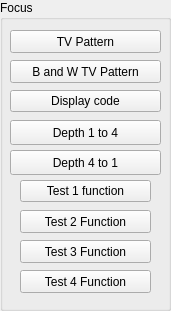
   <widget class="QGroupBox" name="groupBoxFocus">
    <property name="geometry">
     <rect>
      <x>770</x>
      <y>570</y>
      <width>171</width>
      <height>311</height>
     </rect>
    </property>
    <property name="title">
     <string>Focus</string>
    </property>
    <widget class="QPushButton" name="pushButtonTVPattern">
     <property name="geometry">
      <rect>
       <x>10</x>
       <y>30</y>
       <width>151</width>
       <height>23</height>
      </rect>
     </property>
     <property name="toolTip">
      <string>&lt;html&gt;&lt;head/&gt;&lt;body&gt;&lt;p&gt;Displays a color TV pattern  16x12 on 4 bytes&lt;/p&gt;&lt;/body&gt;&lt;/html&gt;</string>
     </property>
     <property name="text">
      <string>TV Pattern</string>
     </property>
    </widget>
    <widget class="QPushButton" name="pushButtonBWTVPattern">
     <property name="geometry">
      <rect>
       <x>10</x>
       <y>60</y>
       <width>151</width>
       <height>23</height>
      </rect>
     </property>
     <property name="toolTip">
      <string>&lt;html&gt;&lt;head/&gt;&lt;body&gt;&lt;p&gt;Displays a black and white TV pattern 16x12 on 1 byte (384 format)&lt;/p&gt;&lt;/body&gt;&lt;/html&gt;</string>
     </property>
     <property name="text">
      <string>B and W TV Pattern</string>
     </property>
    </widget>
    <widget class="QPushButton" name="pushButtonDisplayCode">
     <property name="geometry">
      <rect>
       <x>10</x>
       <y>90</y>
       <width>151</width>
       <height>22</height>
      </rect>
     </property>
     <property name="toolTip">
      <string>&lt;html&gt;&lt;head/&gt;&lt;body&gt;&lt;p&gt;Provides the hex code of the image in the &amp;quot;Focus&amp;quot; tab&lt;/p&gt;&lt;/body&gt;&lt;/html&gt;</string>
     </property>
     <property name="text">
      <string>Display code</string>
     </property>
    </widget>
    <widget class="QPushButton" name="pushButtonTest1">
     <property name="geometry">
      <rect>
       <x>20</x>
       <y>180</y>
       <width>131</width>
       <height>22</height>
      </rect>
     </property>
     <property name="toolTip">
      <string>&lt;html&gt;&lt;head/&gt;&lt;body&gt;&lt;p&gt;Testing a function under development&lt;/p&gt;&lt;/body&gt;&lt;/html&gt;</string>
     </property>
     <property name="text">
      <string>Test 1 function</string>
     </property>
    </widget>
    <widget class="QPushButton" name="pushButtonTest2">
     <property name="geometry">
      <rect>
       <x>20</x>
       <y>210</y>
       <width>131</width>
       <height>23</height>
      </rect>
     </property>
     <property name="toolTip">
      <string>&lt;html&gt;&lt;head/&gt;&lt;body&gt;&lt;p&gt;Testing a function under development&lt;/p&gt;&lt;/body&gt;&lt;/html&gt;</string>
     </property>
     <property name="text">
      <string>Test 2 Function</string>
     </property>
    </widget>
    <widget class="QPushButton" name="pushButtonTest4">
     <property name="geometry">
      <rect>
       <x>20</x>
       <y>270</y>
       <width>131</width>
       <height>23</height>
      </rect>
     </property>
     <property name="toolTip">
      <string>&lt;html&gt;&lt;head/&gt;&lt;body&gt;&lt;p&gt;&lt;html&gt;&lt;head/&gt;&lt;body&gt;&lt;p&gt;Testing a function under development&lt;/p&gt;&lt;/body&gt;&lt;/html&gt;&lt;/p&gt;&lt;/body&gt;&lt;/html&gt;</string>
     </property>
     <property name="text">
      <string>Test 4 Function</string>
     </property>
    </widget>
    <widget class="QPushButton" name="pushButtonTest3">
     <property name="geometry">
      <rect>
       <x>20</x>
       <y>240</y>
       <width>131</width>
       <height>23</height>
      </rect>
     </property>
     <property name="toolTip">
      <string>&lt;html&gt;&lt;head/&gt;&lt;body&gt;&lt;p&gt;Testing a function under development&lt;/p&gt;&lt;/body&gt;&lt;/html&gt;</string>
     </property>
     <property name="text">
      <string>Test 3 Function</string>
     </property>
    </widget>
    <widget class="QPushButton" name="pushButtonDepth1to4">
     <property name="geometry">
      <rect>
       <x>10</x>
       <y>120</y>
       <width>151</width>
       <height>25</height>
      </rect>
     </property>
     <property name="toolTip">
      <string>&lt;html&gt;&lt;head/&gt;&lt;body&gt;&lt;p&gt;Increases the depth of the image from 1 to 4&lt;/p&gt;&lt;/body&gt;&lt;/html&gt;</string>
     </property>
     <property name="text">
      <string>Depth 1 to 4</string>
     </property>
    </widget>
    <widget class="QPushButton" name="pushButtonDepth4to1">
     <property name="geometry">
      <rect>
       <x>10</x>
       <y>150</y>
       <width>151</width>
       <height>25</height>
      </rect>
     </property>
     <property name="toolTip">
      <string>&lt;html&gt;&lt;head/&gt;&lt;body&gt;&lt;p&gt;Reduces the depth of the image from 4 to 1&lt;/p&gt;&lt;/body&gt;&lt;/html&gt;</string>
     </property>
     <property name="text">
      <string>Depth 4 to 1</string>
     </property>
    </widget>
   </widget>
